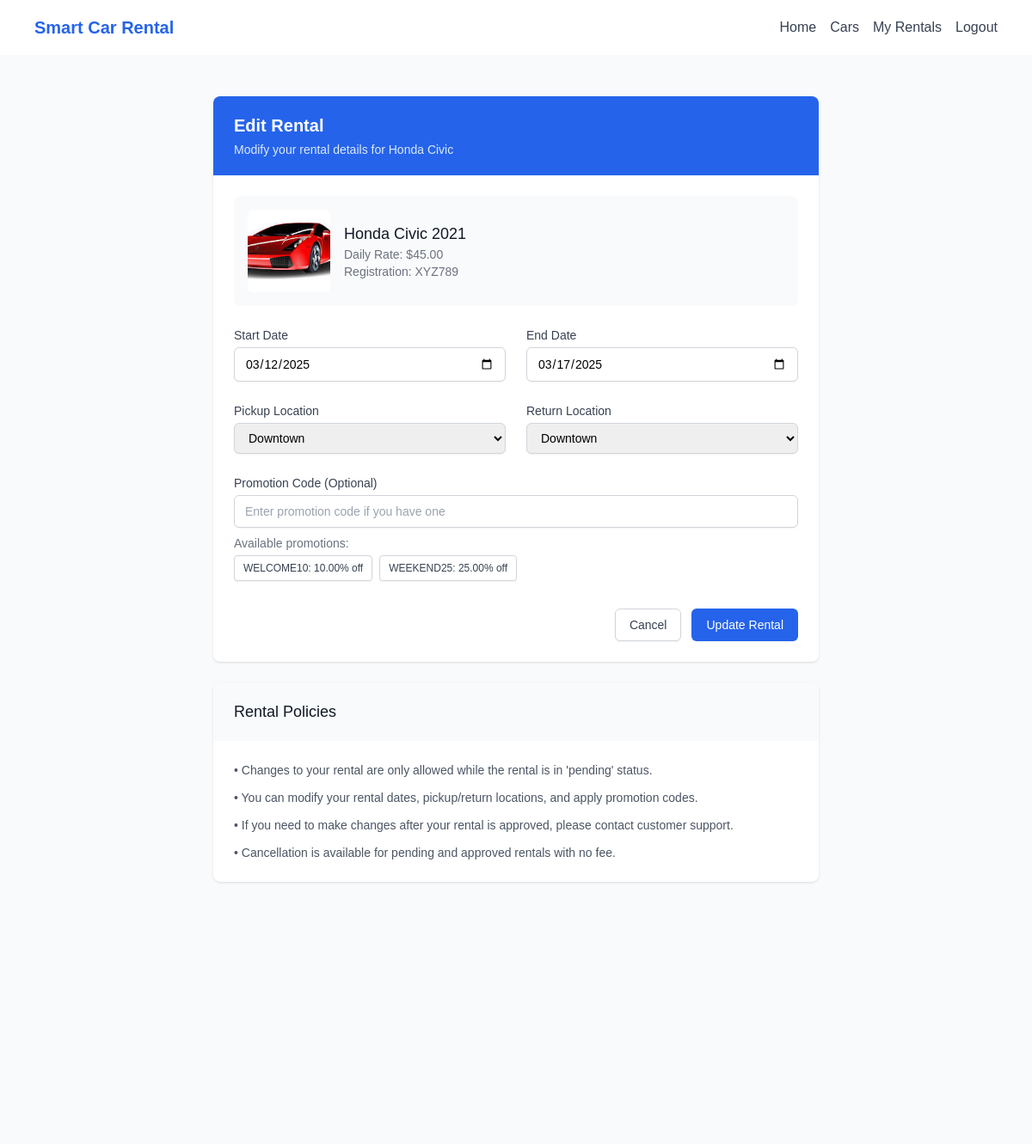
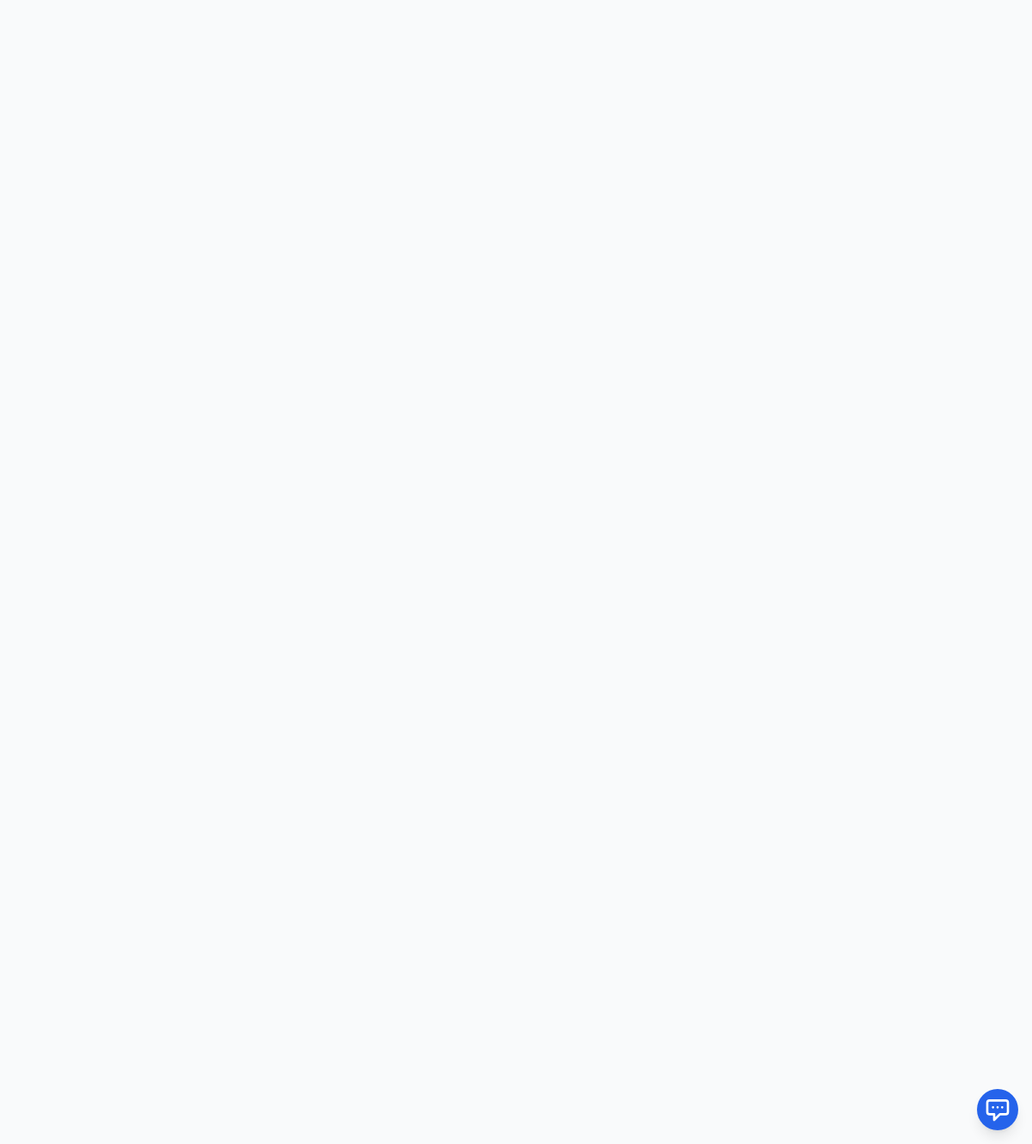
The page /index.php?page=rentals&action=edit&id=2 (signed in) on the database its author committed (2 pictures, top to bottom).
### tables this page shows
CREATE TABLE IF NOT EXISTS cars (
    car_id INT PRIMARY KEY AUTO_INCREMENT,
    make VARCHAR(50) NOT NULL,
    model VARCHAR(50) NOT NULL,
    year INT NOT NULL,
    registration_number VARCHAR(20) UNIQUE NOT NULL,
    daily_rate DECIMAL(10,2) NOT NULL,
    status ENUM('available', 'rented', 'maintenance') DEFAULT 'available',
    image_url VARCHAR(255),
    features TEXT,
    created_at TIMESTAMP DEFAULT CURRENT_TIMESTAMP
);

CREATE TABLE IF NOT EXISTS rentals (
    rental_id INT PRIMARY KEY AUTO_INCREMENT,
    user_id INT NOT NULL,
    car_id INT NOT NULL,
    start_date DATE NOT NULL,
    end_date DATE NOT NULL,
    status ENUM('pending', 'approved', 'active', 'completed', 'cancelled') DEFAULT 'pending',
    total_cost DECIMAL(10,2) NOT NULL,
    created_at TIMESTAMP DEFAULT CURRENT_TIMESTAMP,
    FOREIGN KEY (user_id) REFERENCES users(user_id),
    FOREIGN KEY (car_id) REFERENCES cars(car_id)
);

CREATE TABLE `promotions` (
  `promotion_id` int(11) NOT NULL AUTO_INCREMENT,
  `code` varchar(20) NOT NULL,
  `description` text DEFAULT NULL,
  `discount_percentage` decimal(5,2) DEFAULT NULL,
  `discount_amount` decimal(10,2) DEFAULT NULL,
  `start_date` date NOT NULL,
  `end_date` date NOT NULL,
  `is_active` tinyint(1) DEFAULT 1,
  `created_at` timestamp NULL DEFAULT current_timestamp(),
  PRIMARY KEY (`promotion_id`),
  UNIQUE KEY `code` (`code`)
);

### index.php (called while the page is built, shortened)
<?php
$router = new Router();
$router->route();

### models/Rental.php (called while the page is built, shortened)
<?php
class Rental {
    private $db;
    public function __construct($db) {
        $this->db = $db;
    }
    public function getRental($rentalId) {
        $sql = "SELECT r.*, c.make, c.model, c.year, c.registration_number, c.daily_rate, c.features, c.image_url,
                       c.fuel_type, c.transmission, c.category_id,
                       u.full_name,
                       cc.name as category_name
                FROM rentals r
                JOIN cars c ON r.car_id = c.car_id
                JOIN users u ON r.user_id = u.user_id
                LEFT JOIN car_categories cc ON c.category_id = cc.category_id
                WHERE r.rental_id = ?";
        $stmt = $this->db->prepare($sql);
        $stmt->bind_param("i", $rentalId);
        $stmt->execute();
        return $stmt->get_result()->fetch_assoc();
    }
}

### models/Car.php (called while the page is built, shortened)
<?php
class Car {
    private $db;
    public function __construct($db) {
        $this->db = $db;
    }
    public function getCarById($carId) {
        $sql = "SELECT * FROM cars WHERE car_id = ?";
        $stmt = $this->db->prepare($sql);
        $stmt->bind_param("i", $carId);
        $stmt->execute();
        $result = $stmt->get_result();
        return $result->fetch_assoc();
    }
}

### views/rentals/edit.php (the view, shortened to what this page needs)
<?php require 'views/layouts/header.php'; ?>
<div class="bg-gray-50 min-h-screen py-12">
    <div class="max-w-3xl mx-auto px-4 sm:px-6 lg:px-8">
        <div class="bg-white rounded-lg shadow overflow-hidden">
            <div class="px-4 py-5 sm:px-6 bg-blue-600">
                <h1 class="text-xl font-semibold text-white">Edit Rental</h1>
                <p class="mt-1 text-sm text-blue-100">
                    Modify your rental details for <?= htmlspecialchars($carDetails['make'] . ' ' . $carDetails['model']) ?>
                </p>
            </div>
            <form action="index.php?page=rentals&action=edit" method="POST" class="p-6">
                <div class="grid grid-cols-1 md:grid-cols-2 gap-6">
                    <div class="md:col-span-2 bg-gray-50 p-4 rounded-lg">
                        <div class="flex items-center">
                            <div class="flex-shrink-0">
                                <img src="<?= $carDetails['image_url'] ?? 'assets/images/default-car.jpeg' ?>"
                                     alt="<?= htmlspecialchars($carDetails['make'] . ' ' . $carDetails['model']) ?>"
                                     class="h-24 w-24 object-cover rounded-md">
                            </div>
                            <div class="ml-4">
                                <h3 class="text-lg font-medium text-gray-900">
                                    <?= htmlspecialchars($carDetails['make'] . ' ' . $carDetails['model'] . ' ' . $carDetails['year']) ?>
                                </h3>
                                <p class="text-sm text-gray-500">
                                    Daily Rate: $<?= number_format($carDetails['daily_rate'], 2) ?>
                                </p>
                                <p class="text-sm text-gray-500">
                                    Registration: <?= htmlspecialchars($carDetails['registration_number']) ?>
                                </p>
                            </div>
                        </div>
                    </div>
                    <div>
                        <label for="start_date" class="block text-sm font-medium text-gray-700">Start Date</label>
                        <input type="date" id="start_date" name="start_date"
                               value="<?= $rental['start_date'] ?>"
                               min="<?= date('Y-m-d') ?>"
                               class="mt-1 block w-full border border-gray-300 rounded-md shadow-sm py-2 px-3 focus:outline-none focus:ring-blue-500 focus:border-blue-500 sm:text-sm"
                               required>
                    </div>
                    <div>
                        <label for="end_date" class="block text-sm font-medium text-gray-700">End Date</label>
                        <input type="date" id="end_date" name="end_date"
                               value="<?= $rental['end_date'] ?>"
                               min="<?= date('Y-m-d', strtotime('+1 day')) ?>"
                               class="mt-1 block w-full border border-gray-300 rounded-md shadow-sm py-2 px-3 focus:outline-none focus:ring-blue-500 focus:border-blue-500 sm:text-sm"
                               required>
                    </div>
                    <div>
                        <label for="pickup_location" class="block text-sm font-medium text-gray-700">Pickup Location</label>
                        <select id="pickup_location" name="pickup_location"
                                class="mt-1 block w-full border border-gray-300 rounded-md shadow-sm py-2 px-3 focus:outline-none focus:ring-blue-500 focus:border-blue-500 sm:text-sm">
                            <option value="Downtown" <?= $rental['pickup_location'] == 'Downtown' ? 'selected' : '' ?>>Downtown</option>
                        </select>
                    </div>
                    <div>
                        <label for="return_location" class="block text-sm font-medium text-gray-700">Return Location</label>
                        <select id="return_location" name="return_location"
                                class="mt-1 block w-full border border-gray-300 rounded-md shadow-sm py-2 px-3 focus:outline-none focus:ring-blue-500 focus:border-blue-500 sm:text-sm">
                            <option value="Downtown" <?= $rental['return_location'] == 'Downtown' ? 'selected' : '' ?>>Downtown</option>
                        </select>
                    </div>
                    <div class="md:col-span-2">
                        <label for="promo_code" class="block text-sm font-medium text-gray-700">Promotion Code (Optional)</label>
                        <input type="text" id="promo_code" name="promo_code"
                               value="<?= $rental['promo_code'] ?? '' ?>"
                               placeholder="Enter promotion code if you have one"
                               class="mt-1 block w-full border border-gray-300 rounded-md shadow-sm py-2 px-3 focus:outline-none focus:ring-blue-500 focus:border-blue-500 sm:text-sm">
                        <?php if (!empty($promotions)): ?>
                            <div class="mt-2">
                                <p class="text-sm text-gray-500 mb-1">Available promotions:</p>
                                <div class="flex flex-wrap gap-2">
                                    <?php foreach ($promotions as $promo): ?>
                                        <button type="button"
                                                onclick="document.getElementById('promo_code').value='<?= $promo['code'] ?>'"
                                                class="inline-flex items-center px-2.5 py-1.5 border border-gray-300 shadow-sm text-xs font-medium rounded text-gray-700 bg-white hover:bg-gray-50 focus:outline-none focus:ring-2 focus:ring-offset-2 focus:ring-blue-500">
                                            <?= $promo['code'] ?>:
                                            <?php if ($promo['discount_percentage']): ?>
                                                <?= $promo['discount_percentage'] ?>% off
                                            <?php elseif ($promo['discount_amount']): ?>
                                                $<?= $promo['discount_amount'] ?> off
                                            <?php endif; ?>
                                        </button>
                                    <?php endforeach; ?>
                                </div>
                            </div>
                        <?php endif; ?>
                    </div>
                </div>
                <div class="mt-8 flex justify-end space-x-3">
                    <a href="index.php?page=rentals&action=view&id=<?= $rental['rental_id'] ?>"
                       class="inline-flex justify-center py-2 px-4 border border-gray-300 shadow-sm text-sm font-medium rounded-md text-gray-700 bg-white hover:bg-gray-50 focus:outline-none focus:ring-2 focus:ring-offset-2 focus:ring-blue-500">
                        Cancel
                    </a>
                    <button type="submit"
                            class="inline-flex justify-center py-2 px-4 border border-transparent shadow-sm text-sm font-medium rounded-md text-white bg-blue-600 hover:bg-blue-700 focus:outline-none focus:ring-2 focus:ring-offset-2 focus:ring-blue-500">
                        Update Rental
                    </button>
                </div>
            </form>
        </div>
        <div class="mt-6 bg-white rounded-lg shadow overflow-hidden">
            <div class="px-4 py-5 sm:px-6 bg-gray-50">
                <h2 class="text-lg font-medium text-gray-900">Rental Policies</h2>
            </div>
            <div class="px-4 py-5 sm:p-6 text-sm text-gray-600 space-y-3">
                <p>• Changes to your rental are only allowed while the rental is in 'pending' status.</p>
                <p>• You can modify your rental dates, pickup/return locations, and apply promotion codes.</p>
                <p>• If you need to make changes after your rental is approved, please contact customer support.</p>
                <p>• Cancellation is available for pending and approved rentals with no fee.</p>
            </div>
        </div>
    </div>
</div>
<?php require 'views/layouts/footer.php'; ?>

### assets/css/style.css (style rules this page uses)
:root { --primary-color: #3498db; --secondary-color: #2ecc71; --dark-color: #2c3e50; --light-color: #ecf0f1; }
body { font-family: 'Arial', sans-serif; line-height: 1.6; margin: 0; padding: 0; }

### rows shown on the page
cars: make+model "Honda Civic", make+model+year "Honda Civic 2021", daily_rate "45.00", registration_number "XYZ789"
rentals: start_date "03/12/2025", end_date "03/17/2025"
promotions: code "WELCOME10", discount_percentage "10.00"
promotions: code "WEEKEND25", discount_percentage "25.00"
